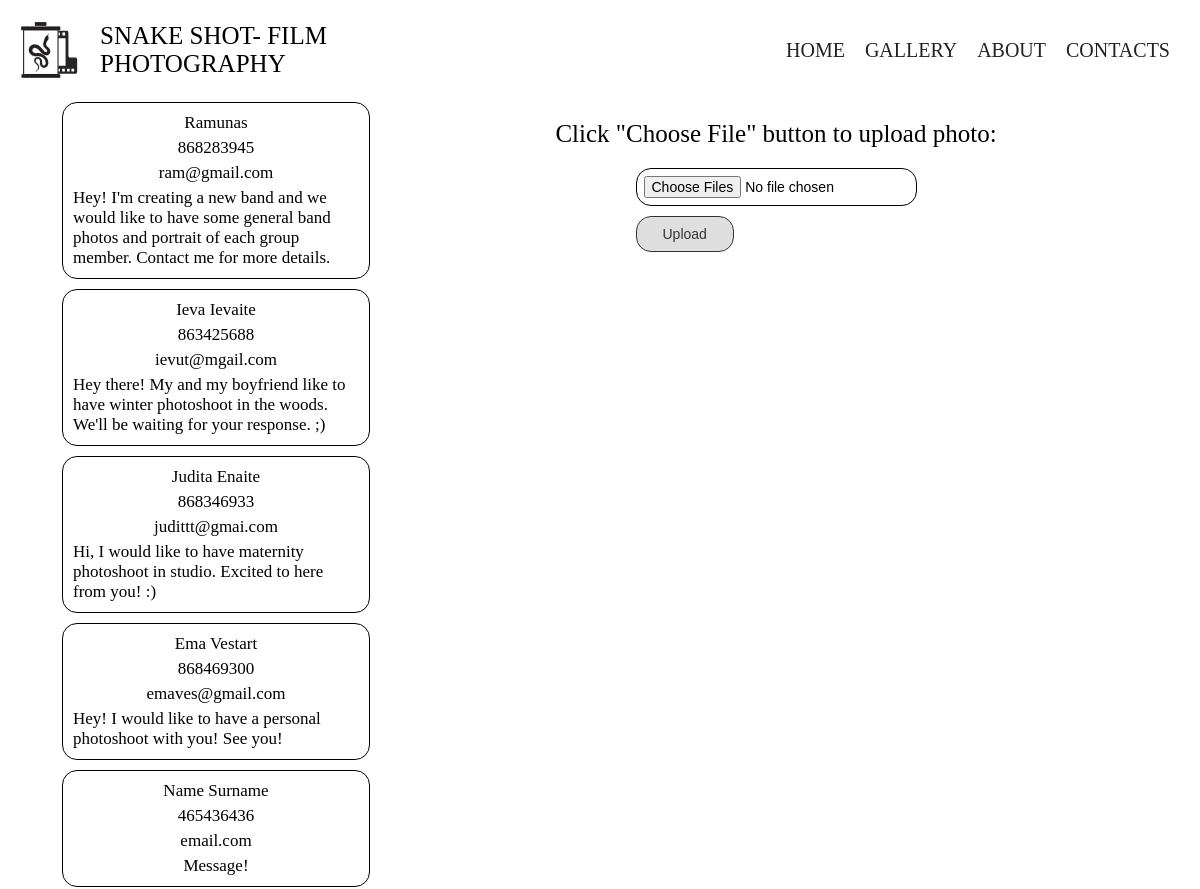
The page /admin (signed in) on the database its author committed.
### tables this page shows
CREATE TABLE contacts (
name TEXT NOT NULL,
number INTEGER NOT NULL,
email TEXT NOT NULL,
message TEXT NOT NULL);

### app.py (the view)
@app.route("/admin", methods=['GET', "POST"])
@login_required
def admin():
    if request.method == "POST":
        if 'file' not in request.files:
            return redirect(request.url)
        files = request.files.getlist("file")
        for file in files:
            if file.filename == '':
                return redirect(request.url)
            if file and allowed_file(file.filename):
                filename = secure_filename(file.filename)
                file.save(os.path.join(app.config['UPLOAD_FOLDER'], filename))
        session.clear()
        return redirect("/gallery")
    else:
        rows = db.execute("SELECT * FROM contacts") or []
        return render_template("admin.html", messages=rows)

### helpers.py (called while the page is built)
def login_required(f):
    @wraps(f)
    def decorated_function(*args, **kwargs):
        if session.get("user_id") is None:
            return redirect("/login")
        return f(*args, **kwargs)
    return decorated_function

### templates/admin.html (shortened to what this page needs)
{% extends "layout.html" %}
{% block stylesheet %}
   <link rel="stylesheet" href="../static/admin.css">
{% endblock %}
{% block body %}
   <div class="admin">
      <table>
         <tbody>
             {% for row in messages %}
             <tr>
                 <td class="text-start">{{ row["name"] }}</td>
                 <td class="text-end">{{ row["number"] }}</td>
                 <td class="text-end">{{ row["email"] }}</td>
                 <td class="text-end">{{ row["message"] }}</td>
             </tr>
             {% endfor %}
         </tbody>
      </table>
      <div class="upload">
         <h1>Click "Choose File" button to upload photo:</h1>
         <form action="/admin" method="post" enctype="multipart/form-data">
           <input type="file" name="file" multiple/>
           <button type="submit">Upload</button>
         </form>
      </div>
   </div>
{% endblock %}

### templates/layout.html (shortened to what this page needs)
<!DOCTYPE html>
<html lang="en">
    <head>
        <link rel="stylesheet" href="../static/libre-caslon-fontfacekit/web fonts/librecaslondisplay_regular_macroman/stylesheet.css">
        <link rel="stylesheet" href="../static/global.css">
        {% block stylesheet %}{% endblock %}
    </head>
    <body>
        <header>
            <div class="logo">
                <img src="static/photos/logo.svg" alt="logo"/>
                <h1>SNAKE SHOT- FILM PHOTOGRAPHY</h1>
            </div>
            <nav class="menu nav">
                <a href="/">HOME</a>
                <a href="/gallery">GALLERY</a>
                <a href="/about">ABOUT</a>
                <a href="/contacts">CONTACTS</a>
            </nav>
        </header>
        {% block body %}{% endblock %}
    </body>
</html>

### static/global.css (style rules this page uses)
* { margin: 0; padding: 0; box-sizing: border-box; }
body { font-family: 'libre_caslon_displayregular'; --font-color: #222; --header-height: 100px; }
header { display: flex; justify-content: space-between; height: var(--header-height); padding: 5px 10px; }
.logo { display: flex; align-items: center; gap: 5px; }
.logo img { max-width: 60px; margin: 10px; }
h1 { font-size: 20px; }
.menu { display: none; }
nav a:link, nav a:visited { text-decoration: none; color: var(--font-color); }
@media (min-width: 690px) { .logo { gap: 10px; } }
@media (min-width: 690px) { h1 { font-size: 25px; font-weight: 400; } }
@media (min-width: 690px) { .menu { display: flex; align-items: center; font-size: 20px; } }
@media (min-width: 690px) { .menu * { margin-right: 1em; } }

### static/admin.css (style rules this page uses)
.admin { display: flex; width: 90%; margin: auto; gap: 10px; }
table { width: 30%; }
tbody { display: flex; gap: 10px; flex-direction: column; }
tr { display: flex; flex-direction: column; align-items: center; border: 1px solid black; border-radius: 15px; font-size: 17px; padding: 10px; gap: 5px; }
.upload { display: flex; flex-direction: column; align-items: center; width: 70%; padding-top: 20px; gap: 20px; }
form { display: flex; flex-direction: column; gap: 10px; }
input { font-size: 14px; width: 100%; padding: 7px; outline: 0; border: 1px solid black; border-radius: 15px; background-color: transparent; }
button { padding: 9px 0; border: 1px solid black; border-radius: 15px; background-color: #d8d8d8; opacity: 0.8; width: 40%; cursor: pointer; font-size: 14px; }
@media (min-width: 690px) { .admin { gap: 40px; } }
@media (min-width: 690px) { button { width: 35% } }

### rows shown on the page
contacts: name "Ramunas", number "868283945", email "ram@gmail.com", message "Hey! I'm creating a new band and we would like to have some general band photos and portrait of each group member. Contact me for more details."
contacts: name "Ieva Ievaite", number "863425688", email "ievut@mgail.com", message "Hey there! My and my boyfriend like to have winter photoshoot in the woods. We'll be waiting for your response. ;)"
contacts: name "Judita Enaite", number "868346933", email "judittt@gmai.com", message "Hi, I would like to have maternity photoshoot in studio. Excited to here from you! :)"
contacts: name "Ema Vestart", number "868469300", email "emaves@gmail.com", message "Hey! I would like to have a personal photoshoot with you! See you!"
contacts: name "Name Surname", number "465436436", email "email.com", message "Message!"
